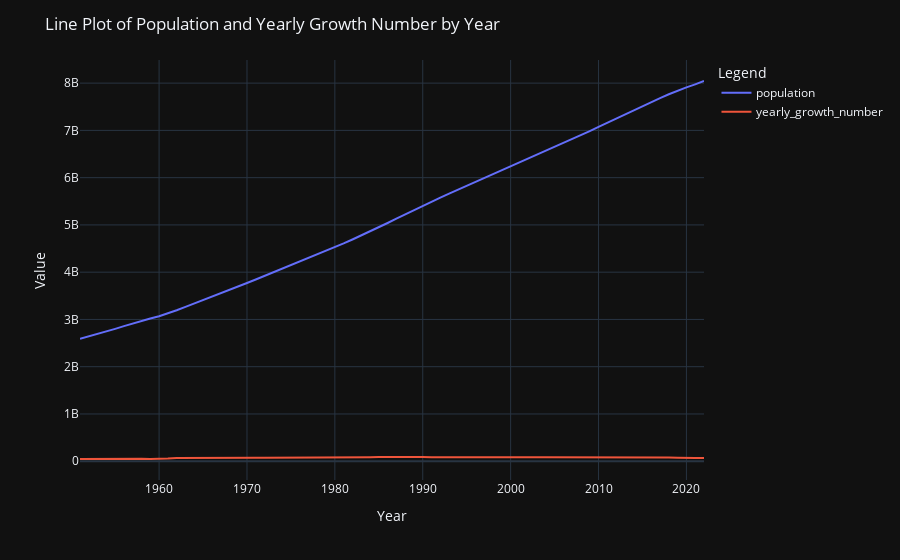

Notebook code for this chart:
### Code cell
# Create a line plot with Plotly Express
fig = plty.line(dataframe.reset_index(), x='year', y=['population', 'yearly_growth_number'])

# Update layout with custom labels and title
fig.update_layout(
    title='Line Plot of Population and Yearly Growth Number by Year',
    xaxis_title='Year',
    yaxis_title='Value',
    legend_title='Legend',
    template='plotly_dark'  # Optional: Use a dark theme for the plot
)

# Show plot
fig.show()
